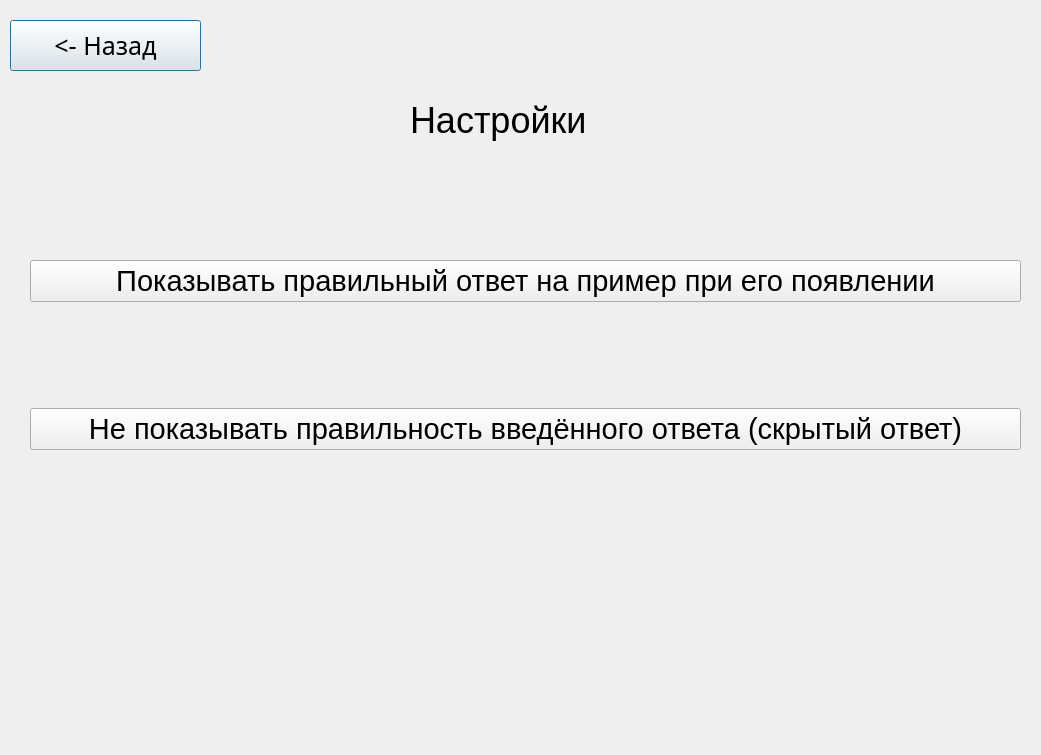
<?xml version="1.0" encoding="UTF-8"?>
<ui version="4.0">
 <class>Dialog</class>
 <widget class="QDialog" name="Dialog">
  <property name="geometry">
   <rect>
    <x>0</x>
    <y>0</y>
    <width>1041</width>
    <height>755</height>
   </rect>
  </property>
  <property name="windowTitle">
   <string>Dialog</string>
  </property>
  <widget class="QLabel" name="label">
   <property name="geometry">
    <rect>
     <x>410</x>
     <y>100</y>
     <width>451</width>
     <height>41</height>
    </rect>
   </property>
   <property name="font">
    <font>
     <family>MS Sans Serif</family>
     <pointsize>27</pointsize>
    </font>
   </property>
   <property name="text">
    <string>Настройки</string>
   </property>
  </widget>
  <widget class="QPushButton" name="pushButton">
   <property name="geometry">
    <rect>
     <x>10</x>
     <y>20</y>
     <width>191</width>
     <height>51</height>
    </rect>
   </property>
   <property name="font">
    <font>
     <family>MS Reference Sans Serif</family>
     <pointsize>19</pointsize>
    </font>
   </property>
   <property name="text">
    <string>&lt;- Назад</string>
   </property>
  </widget>
  <widget class="QWidget" name="verticalLayoutWidget">
   <property name="geometry">
    <rect>
     <x>30</x>
     <y>160</y>
     <width>991</width>
     <height>391</height>
    </rect>
   </property>
   <layout class="QVBoxLayout" name="verticalLayout">
    <item>
     <widget class="QPushButton" name="pushButton_2">
      <property name="font">
       <font>
        <family>MS Sans Serif</family>
        <pointsize>22</pointsize>
       </font>
      </property>
      <property name="text">
       <string>Показывать правильный ответ на пример при его появлении</string>
      </property>
     </widget>
    </item>
    <item>
     <widget class="QPushButton" name="pushButton_3">
      <property name="font">
       <font>
        <family>MS Sans Serif</family>
        <pointsize>22</pointsize>
       </font>
      </property>
      <property name="text">
       <string>Не показывать правильность введённого ответа (скрытый ответ)</string>
      </property>
     </widget>
    </item>
   </layout>
  </widget>
 </widget>
 <resources/>
 <connections/>
</ui>
